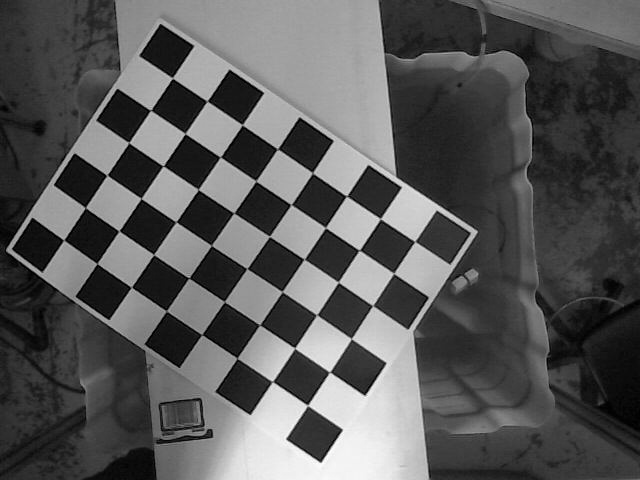
#> input picture 0_cal.jpg, 640 x 480 px; its folder holds only this picture in this run
$ python CameraCalibration.py
#> lines starting #> are read from the running program, lines starting #| are printed output that depends on the picture; after the words box and inside, x2 and y2 are one past the last pixel; in counts of white or black regions, pixels touching at a corner belong together
import numpy as np
import cv2
import glob

# ---------------------------------------------------------------------------------------
#       < User Inputs >
tileLength = 96 # mm (square side length)
col = 8 # internal corners along width
row = 6 # internal corners along height
# ---------------------------------------------------------------------------------------

# termination criteria
criteria = (cv2.TERM_CRITERIA_EPS + cv2.TERM_CRITERIA_MAX_ITER, 30, 0.001)

# real world coordinates of internal tile corners (units of mm)
objp = tileLength * np.zeros((row*col,3), np.float32)
objp[:,:2] = np.mgrid[0:row,0:col].T.reshape(-1,2)

# arrays to store object points and image points from all the images.
objpoints = [] # 3d point in real world space
imgpoints = [] # 2d points in image plane.

# calibration images (collected in CalibrationImages.py)
images = glob.glob('*_cal.jpg')

for fname in images:
    # reading single image, converting to greyscale (may already be)
    img = cv2.imread(fname)
#> img is the input picture: shape (480, 640, 3); min 0, max 255, mean 87.9
    gray = cv2.cvtColor(img,cv2.COLOR_BGR2GRAY)

    # finding the chess board corners
    ret, corners = cv2.findChessboardCorners(gray, (row,col),None)
#> ret = True; corners = 48 rows, first 8: [63.67, 240], [85.42, 207.7], [106.8, 175.3], [128.7, 142.4], [150.9, 110.3], [172.5, 78.06], [97.12, 263.5], [119, 230.7]

    # if found, add object points, image points (after refining them)
    if ret == True:
        objpoints.append(objp)

        corners2 = cv2.cornerSubPix(gray,corners,(11,11),(-1,-1),criteria)
#> corners2 = 48 rows, first 8: [63.73, 240], [85.34, 207.6], [106.9, 175.2], [128.8, 142.7], [150.6, 110.4], [172.4, 77.92], [96.97, 263.5], [119, 231]
        imgpoints.append(corners2)

        # draw and display the corners for the user
        img = cv2.drawChessboardCorners(img, (row,col), corners2,ret)
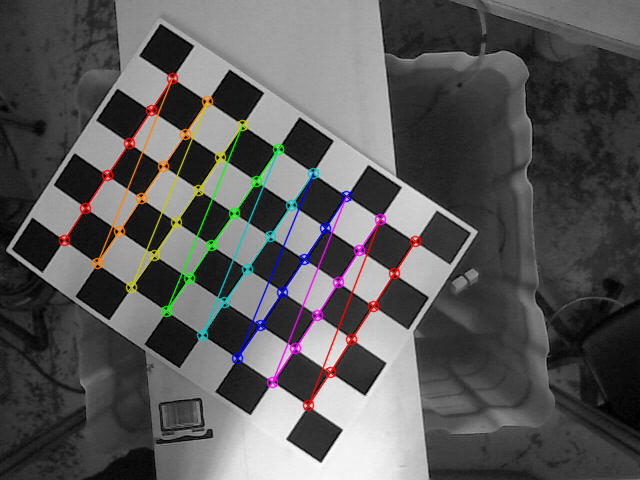
#> img: shape (480, 640, 3); 3.89% of pixels changed, all inside (x1, y1, x2, y2) = (58, 72, 422, 412)
        cv2.imshow('img',img)
        cv2.waitKey(500)

# cleanup
cv2.destroyAllWindows()

# obtaining camera matrix, distortion coefficients, rotation and translation vectors
ret, mtx, dist, rvecs, tvecs = cv2.calibrateCamera(objpoints, imgpoints, gray.shape[::-1],None,None)
#> ret = 0.282; mtx = [[5941, 0, 409.3], [0, 6001.9, 246.1], [0, 0, 1]]; dist = [[27.26, -5849.5, 0.0294, 0.104, -4.22]]; rvecs = ([-0.197, -0.364, -0.97],); tvecs = ([-8.25, -0.153, 143.2],)

# save camera matrix and distortion results to a file for calibration
np.savetxt('Cam_Matrix.txt', mtx)
np.savetxt('Dist_Coeff.txt', dist)

$ run again, on 4_cal.jpg
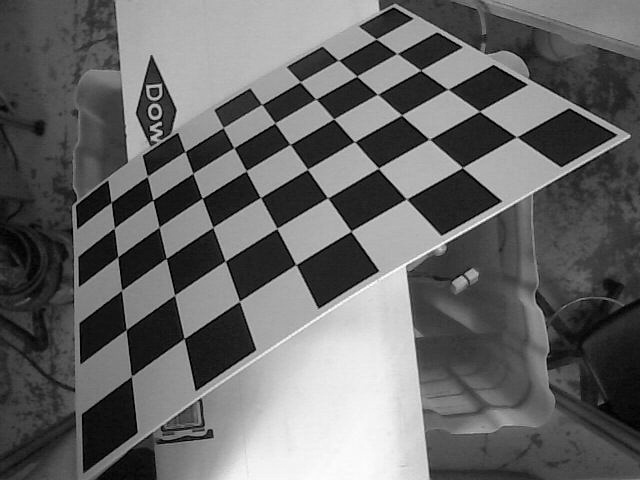
#> input picture 4_cal.jpg, 640 x 480 px
#> img is the input picture: shape (480, 640, 3); min 0, max 255, mean 103.1
#> `ret, corners = cv2.findChessboardCorners(gray, (row,col),None)`: ret = True; corners = 48 rows, first 8: [376.1, 39.17], [396.5, 53.54], [420.9, 70.39], [448.2, 89.36], [479.5, 111.3], [516.4, 136.9], [338.4, 60.3], [356.8, 76.36]
#> corners2 = 48 rows, first 8: [376.2, 38.99], [397, 53.63], [420.6, 70.26], [447.8, 89.31], [479.4, 111.3], [516.5, 136.8], [338.4, 60.37], [356.7, 76.17]
#> `img = cv2.drawChessboardCorners(img, (row,col), corners2,ret)`:
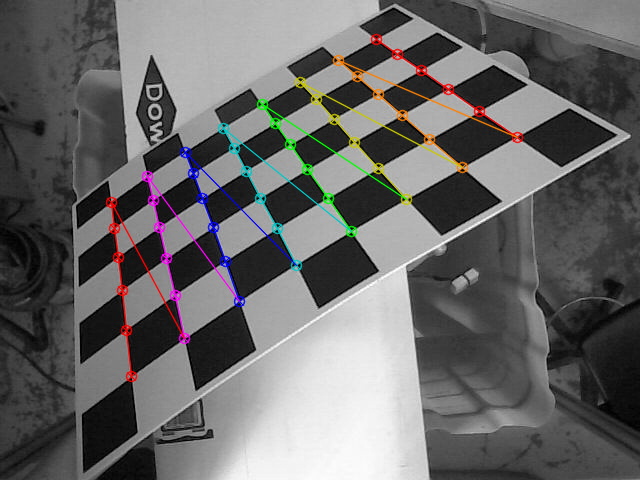
#> img: shape (480, 640, 3); 3.42% of pixels changed, all inside (x1, y1, x2, y2) = (105, 33, 524, 383)
#> `ret, mtx, dist, rvecs, tvecs = cv2.calibrateCamera(objpoints, imgpoint..`: ret = 0.573; mtx = [[615.2, 0, 335.2], [0, 751.1, 241.4], [0, 0, 1]]; dist = [[0.648, -7.48, 0.0581, 0.0748, 22.5]]; rvecs = ([-0.633, 0.703, 0.949],); tvecs = ([0.9, -3.94, 14.34],)

$ run again, on 5_cal.jpg
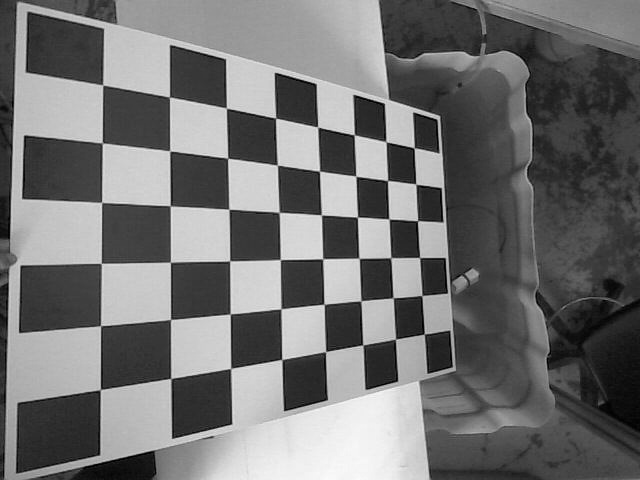
#> input picture 5_cal.jpg, 640 x 480 px
#> img is the input picture: shape (480, 640, 3); min 0, max 251, mean 113.2
#> `ret, corners = cv2.findChessboardCorners(gray, (row,col),None)`: ret = True; corners = 48 rows, first 8: [413.9, 148.1], [415.7, 184], [417.5, 220.7], [419.5, 257.5], [421.7, 295.7], [424.1, 334], [386.1, 141.8], [387.5, 180.6]
#> corners2 = 48 rows, first 8: [414.2, 147.8], [415.8, 184.2], [417.5, 220.7], [419.7, 257.5], [421.9, 295.5], [424.3, 334.1], [386, 141.7], [387.5, 180.5]
#> `img = cv2.drawChessboardCorners(img, (row,col), corners2,ret)`:
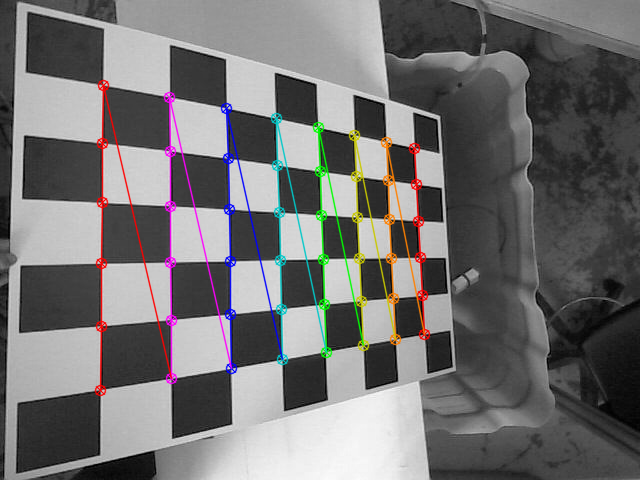
#> img: shape (480, 640, 3); 4.73% of pixels changed, all inside (x1, y1, x2, y2) = (94, 79, 431, 397)
#> `ret, mtx, dist, rvecs, tvecs = cv2.calibrateCamera(objpoints, imgpoint..`: ret = 0.402; mtx = [[416.8, 0, 329.5], [0, 394.2, 240.3], [0, 0, 1]]; dist = [[0.332, -1.59, 0.004, -0.0281, 1.97]]; rvecs = ([-0.538, -0.413, 1.51],); tvecs = ([2.22, -2.53, 10.83],)

$ run again, on 6_cal.jpg
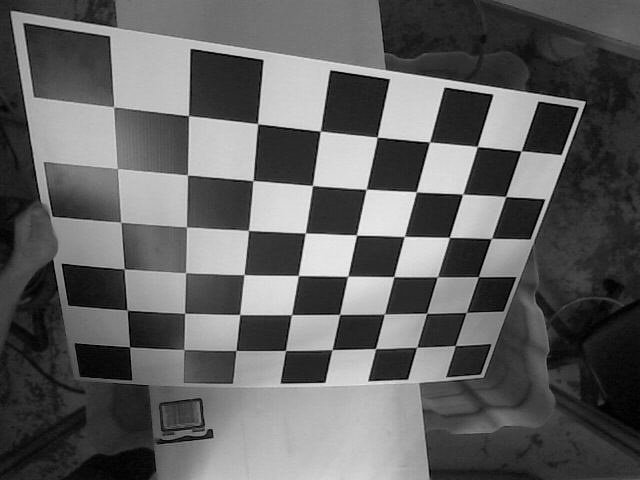
#> input picture 6_cal.jpg, 640 x 480 px
#> img is the input picture: shape (480, 640, 3); min 0, max 242, mean 97.1
#> `ret, corners = cv2.findChessboardCorners(gray, (row,col),None)`: ret = True; corners = 48 rows, first 8: [521, 151.1], [505.7, 196.5], [491.2, 238.6], [478.4, 276.6], [466.1, 312.5], [455.1, 345.5], [477.2, 146.5], [462.2, 194.3]
#> corners2 = 48 rows, first 8: [521.2, 150.8], [505.6, 196.6], [491.4, 238.4], [478.4, 276.7], [466.3, 312.4], [455.2, 345.5], [477.3, 146.5], [462.7, 194.1]
#> `img = cv2.drawChessboardCorners(img, (row,col), corners2,ret)`:
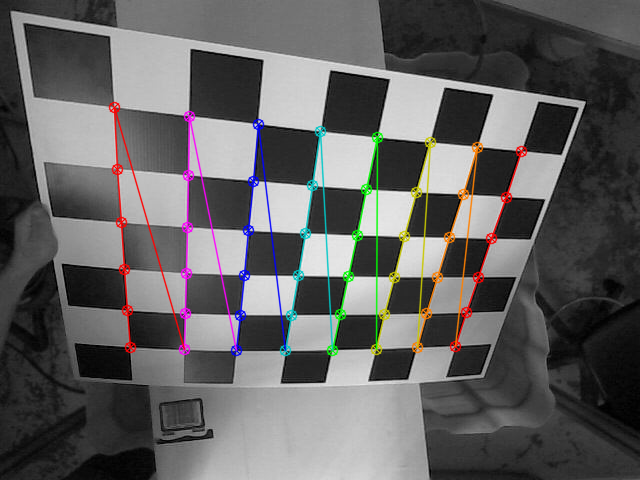
#> img: shape (480, 640, 3); 4.49% of pixels changed, all inside (x1, y1, x2, y2) = (108, 101, 528, 357)
#> `ret, mtx, dist, rvecs, tvecs = cv2.calibrateCamera(objpoints, imgpoint..`: ret = 0.68; mtx = [[600, 0, 407], [0, 794, 79.52], [0, 0, 1]]; dist = [[0.348, -0.929, -0.0549, -0.0771, -0.0658]]; rvecs = ([0.36, -0.646, 1.67],); tvecs = ([2.36, 1.11, 11.75],)

$ run again, on 1_cal.jpg
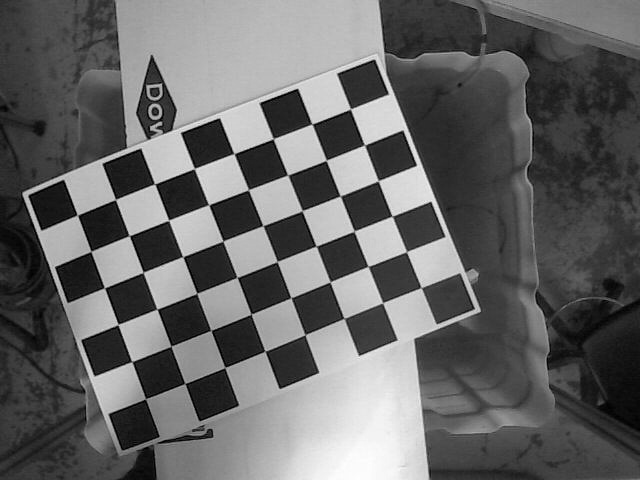
#> input picture 1_cal.jpg, 640 x 480 px
#> img is the input picture: shape (480, 640, 3); min 0, max 254, mean 101.2
#> `ret, corners = cv2.findChessboardCorners(gray, (row,col),None)`: ret = True; corners = 48 rows, first 8: [350.4, 108.9], [364.7, 145], [378.2, 180.8], [392.1, 216.1], [406.3, 251.8], [420.8, 287.4], [312, 124], [326, 160.4]
#> corners2 = 48 rows, first 8: [350.4, 109.1], [364.5, 145.1], [378.3, 180.8], [392.2, 216.2], [406.5, 251.6], [421.3, 287.5], [312, 124], [326.3, 160.4]
#> `img = cv2.drawChessboardCorners(img, (row,col), corners2,ret)`:
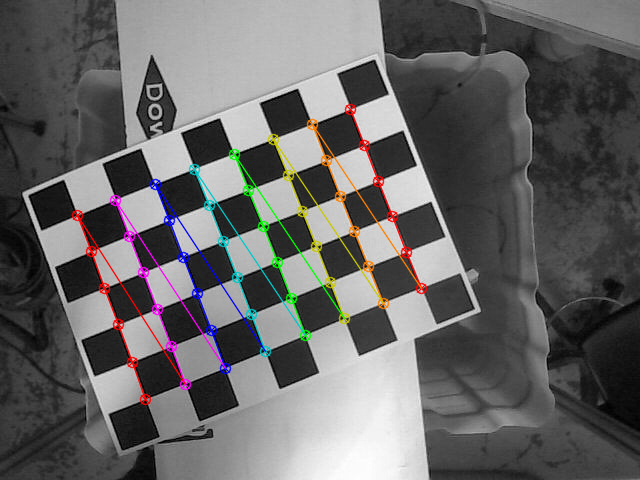
#> img: shape (480, 640, 3); 3.88% of pixels changed, all inside (x1, y1, x2, y2) = (71, 103, 428, 406)
#> `ret, mtx, dist, rvecs, tvecs = cv2.calibrateCamera(objpoints, imgpoint..`: ret = 0.269; mtx = [[5296, 0, 405.3], [0, 5248.2, 218.2], [0, 0, 1]]; dist = [[30.29, -5323.2, -0.0111, 0.0603, -45.15]]; rvecs = ([-0.198, 0.314, 1.18],); tvecs = ([-1.35, -2.68, 130.5],)
